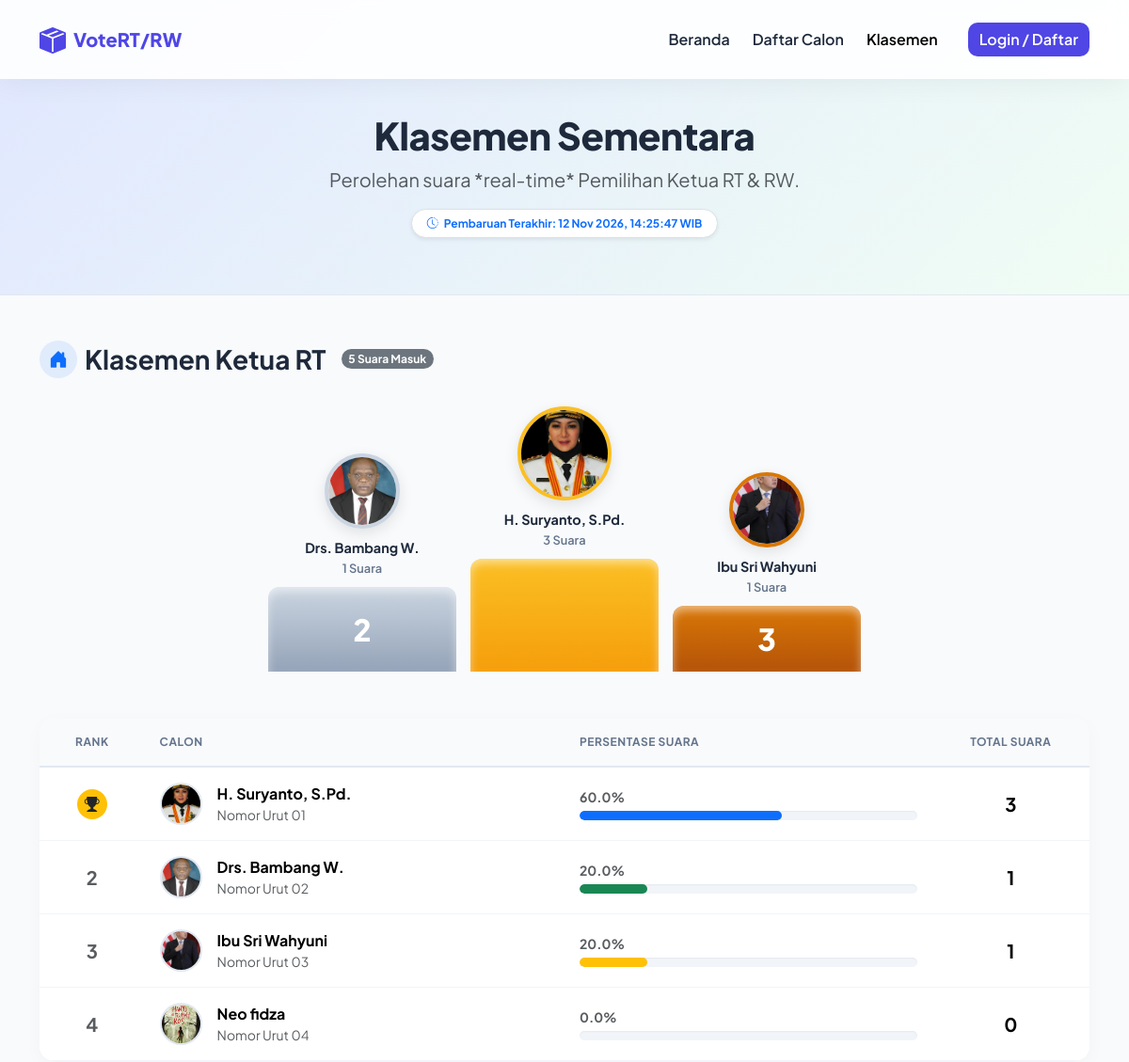
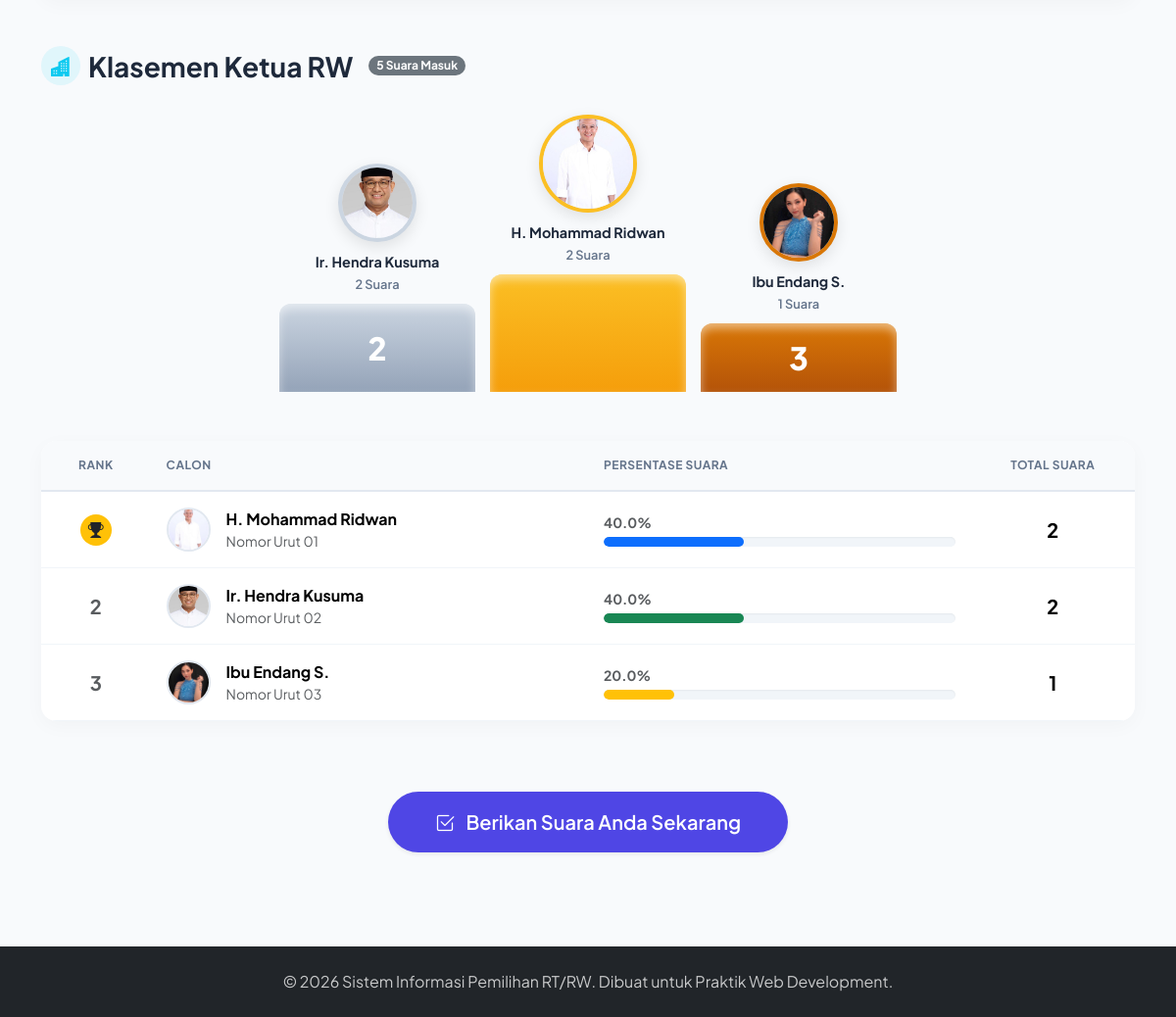
The app's page /vote_suara/pages/klasemen.php with its own data (2 pictures, top to bottom).
### tables this page shows
CREATE TABLE `calon` (
  `id` int(11) NOT NULL,
  `nomor_urut` varchar(10) NOT NULL,
  `nama` varchar(100) NOT NULL,
  `jabatan` enum('Ketua RT','Ketua RW') NOT NULL,
  `foto` varchar(255) DEFAULT NULL,
  `alamat` varchar(150) DEFAULT NULL,
  `visi` text DEFAULT NULL,
  `misi` text DEFAULT NULL,
  `program_kerja` text DEFAULT NULL,
  `deskripsi` text DEFAULT NULL,
  `created_at` datetime NOT NULL DEFAULT current_timestamp()
);

### vote_suara/pages/klasemen.php (the view, shortened to what the rows shown need)
<?php
require_once __DIR__ . '/../config/koneksi.php';
function getKlasemen($pdo, $jabatan) {
    $sql = "SELECT c.id, c.nomor_urut, c.nama, c.foto, COUNT(v.id) AS total_suara
            FROM calon c
            LEFT JOIN voting v ON c.id = v.calon_id
            WHERE c.jabatan = ?
            GROUP BY c.id, c.nomor_urut, c.nama, c.foto
            ORDER BY total_suara DESC, c.nomor_urut ASC";
    $stmt = $pdo->prepare($sql);
    $stmt->execute([$jabatan]);
    return $stmt->fetchAll();
}
$klasemen_rt = getKlasemen($pdo, 'Ketua RT');
$klasemen_rw = getKlasemen($pdo, 'Ketua RW');
$total_suara_rt = array_sum(array_column($klasemen_rt, 'total_suara'));
$total_suara_rw = array_sum(array_column($klasemen_rw, 'total_suara'));
function getProgressColor($index) {
    $colors = ['bg-primary', 'bg-success', 'bg-warning', 'bg-info', 'bg-secondary'];
    return $colors[$index % count($colors)];
}
?>
<!DOCTYPE html>
<html lang="id">
<head>
    <link href="https://cdn.jsdelivr.net/npm/bootstrap@5.3.3/dist/css/bootstrap.min.css" rel="stylesheet">
    <link rel="stylesheet" href="https://cdn.jsdelivr.net/npm/bootstrap-icons@1.11.3/font/bootstrap-icons.min.css">
</head>
<body>
    <header class="page-header">
        <div class="container">
            <h1 class="page-title">Klasemen Sementara</h1>
        </div>
    </header>
    <section class="py-5">
        <div class="container">
            <div class="mb-5">
                <?php if (empty($klasemen_rt)): ?>
                    <div class="alert alert-info">Belum ada data calon Ketua RT.</div>
                <?php else: ?>
                    <?php if (count($klasemen_rt) >= 3): ?>
                        <div class="podium-container">
                            <div class="podium-item podium-2 order-1">
                                <?php $c2 = $klasemen_rt[1]; ?>
                                <img src="<?= BASE_URL ?>/uploads/<?= e($c2['foto']) ?>" onerror="this.src='https://ui-avatars.com/api/?name=<?= urlencode($c2['nama']) ?>&background=e2e8f0&color=64748b'" class="podium-foto" alt="<?= e($c2['nama']) ?>">
                                <div class="podium-nama"><?= e($c2['nama']) ?></div>
                                <div class="podium-suara"><?= $c2['total_suara'] ?> Suara</div>
                                <div class="podium-box">2</div>
                            </div>
                            <div class="podium-item podium-1 order-2">
                                <?php $c1 = $klasemen_rt[0]; ?>
                                <img src="<?= BASE_URL ?>/uploads/<?= e($c1['foto']) ?>" onerror="this.src='https://ui-avatars.com/api/?name=<?= urlencode($c1['nama']) ?>&background=fbbf24&color=fff'" class="podium-foto" alt="<?= e($c1['nama']) ?>">
                                <div class="podium-nama"><?= e($c1['nama']) ?></div>
                                <div class="podium-suara"><?= $c1['total_suara'] ?> Suara</div>
                                <div class="podium-box"><i class="bi bi-crown"></i></div>
                            </div>
                            <div class="podium-item podium-3 order-3">
                                <?php $c3 = $klasemen_rt[2]; ?>
                                <img src="<?= BASE_URL ?>/uploads/<?= e($c3['foto']) ?>" onerror="this.src='https://ui-avatars.com/api/?name=<?= urlencode($c3['nama']) ?>&background=e2e8f0&color=64748b'" class="podium-foto" alt="<?= e($c3['nama']) ?>">
                                <div class="podium-nama"><?= e($c3['nama']) ?></div>
                                <div class="podium-suara"><?= $c3['total_suara'] ?> Suara</div>
                                <div class="podium-box">3</div>
                            </div>
                        </div>
                    <?php endif; ?>
                    <div class="table-responsive table-custom">
                        <table class="table mb-0">
                            <thead>
                                <tr>
                                    <th width="10%" class="text-center">Rank</th>
                                    <th width="40%">Calon</th>
                                    <th width="35%">Persentase Suara</th>
                                    <th width="15%" class="text-center">Total Suara</th>
                                </tr>
                            </thead>
                            <tbody>
                                <?php foreach ($klasemen_rt as $index => $row):
                                    $persen = $total_suara_rt > 0 ? ($row['total_suara'] / $total_suara_rt) * 100 : 0;
                                    $color = getProgressColor($index);
                                ?>
                                <tr>
                                    <td class="text-center">
                                        <?php if ($index == 0): ?>
                                            <span class="badge bg-warning text-dark fs-6 rounded-circle p-2"><i class="bi bi-trophy-fill"></i></span>
                                        <?php else: ?>
                                            <span class="fw-bold text-muted fs-5"><?= $index + 1 ?></span>
                                        <?php endif; ?>
                                    </td>
                                    <td>
                                        <div class="d-flex align-items-center gap-3">
                                            <img src="<?= BASE_URL ?>/uploads/<?= e($row['foto']) ?>" onerror="this.src='https://ui-avatars.com/api/?name=<?= urlencode($row['nama']) ?>'" class="avatar-klasemen" alt="Foto">
                                            <div>
                                                <div class="fw-bold"><?= e($row['nama']) ?></div>
                                                <div class="text-muted small">Nomor Urut <?= e($row['nomor_urut']) ?></div>
                                            </div>
                                        </div>
                                    </td>
                                    <td>
                                        <div class="d-flex justify-content-between mb-1">
                                            <span class="small fw-bold text-muted"><?= number_format($persen, 1) ?>%</span>
                                        </div>
                                        <div class="progress progress-custom">
                                            <div class="progress-bar progress-bar-custom <?= $color ?>" role="progressbar" style="width: <?= $persen ?>%"></div>
                                        </div>
                                    </td>
                                    <td class="text-center fw-bold fs-5"><?= number_format($row['total_suara']) ?></td>
                                </tr>
                                <?php endforeach; ?>
                            </tbody>
                        </table>
                    </div>
                <?php endif; ?>
            </div>
            <div class="mt-5">
                <?php if (empty($klasemen_rw)): ?>
                    <div class="alert alert-info">Belum ada data calon Ketua RW.</div>
                <?php else: ?>
                    <?php if (count($klasemen_rw) >= 3): ?>
                        <div class="podium-container">
                            <?php $r2 = $klasemen_rw[1]; $r1 = $klasemen_rw[0]; $r3 = $klasemen_rw[2]; ?>
                            <div class="podium-item podium-2 order-1">
                                <img src="<?= BASE_URL ?>/uploads/<?= e($r2['foto']) ?>" onerror="this.src='https://ui-avatars.com/api/?name=<?= urlencode($r2['nama']) ?>&background=e2e8f0&color=64748b'" class="podium-foto">
                                <div class="podium-nama"><?= e($r2['nama']) ?></div>
                                <div class="podium-suara"><?= $r2['total_suara'] ?> Suara</div>
                                <div class="podium-box">2</div>
                            </div>
                            <div class="podium-item podium-1 order-2">
                                <img src="<?= BASE_URL ?>/uploads/<?= e($r1['foto']) ?>" onerror="this.src='https://ui-avatars.com/api/?name=<?= urlencode($r1['nama']) ?>&background=fbbf24&color=fff'" class="podium-foto">
                                <div class="podium-nama"><?= e($r1['nama']) ?></div>
                                <div class="podium-suara"><?= $r1['total_suara'] ?> Suara</div>
                                <div class="podium-box"><i class="bi bi-crown"></i></div>
                            </div>
                            <div class="podium-item podium-3 order-3">
                                <img src="<?= BASE_URL ?>/uploads/<?= e($r3['foto']) ?>" onerror="this.src='https://ui-avatars.com/api/?name=<?= urlencode($r3['nama']) ?>&background=e2e8f0&color=64748b'" class="podium-foto">
                                <div class="podium-nama"><?= e($r3['nama']) ?></div>
                                <div class="podium-suara"><?= $r3['total_suara'] ?> Suara</div>
                                <div class="podium-box">3</div>
                            </div>
                        </div>
                    <?php endif; ?>
                    <div class="table-responsive table-custom">
                        <table class="table mb-0">
                            <thead>
                                <tr>
                                    <th width="10%" class="text-center">Rank</th>
                                    <th width="40%">Calon</th>
                                    <th width="35%">Persentase Suara</th>
                                    <th width="15%" class="text-center">Total Suara</th>
                                </tr>
                            </thead>
                            <tbody>
                                <?php foreach ($klasemen_rw as $index => $row):
                                    $persen = $total_suara_rw > 0 ? ($row['total_suara'] / $total_suara_rw) * 100 : 0;
                                    $color = getProgressColor($index);
                                ?>
                                <tr>
                                    <td class="text-center">
                                        <?php if ($index == 0): ?>
                                            <span class="badge bg-warning text-dark fs-6 rounded-circle p-2"><i class="bi bi-trophy-fill"></i></span>
                                        <?php else: ?>
                                            <span class="fw-bold text-muted fs-5"><?= $index + 1 ?></span>
                                        <?php endif; ?>
                                    </td>
                                    <td>
                                        <div class="d-flex align-items-center gap-3">
                                            <img src="<?= BASE_URL ?>/uploads/<?= e($row['foto']) ?>" onerror="this.src='https://ui-avatars.com/api/?name=<?= urlencode($row['nama']) ?>'" class="avatar-klasemen" alt="Foto">
                                            <div>
                                                <div class="fw-bold"><?= e($row['nama']) ?></div>
                                                <div class="text-muted small">Nomor Urut <?= e($row['nomor_urut']) ?></div>
                                            </div>
                                        </div>
                                    </td>
                                    <td>
                                        <div class="d-flex justify-content-between mb-1">
                                            <span class="small fw-bold text-muted"><?= number_format($persen, 1) ?>%</span>
                                        </div>
                                        <div class="progress progress-custom">
                                            <div class="progress-bar progress-bar-custom <?= $color ?>" role="progressbar" style="width: <?= $persen ?>%"></div>
                                        </div>
                                    </td>
                                    <td class="text-center fw-bold fs-5"><?= number_format($row['total_suara']) ?></td>
                                </tr>
                                <?php endforeach; ?>
                            </tbody>
                        </table>
                    </div>
                <?php endif; ?>
            </div>
        </div>
    </section>
</body>
</html>

### records on screen
calon: foto (picture), nama "Drs. Bambang W.", nomor_urut "02", persen "20.0", $persen 20 (drawn), total_suara "1"
calon: foto (picture), nama "H. Suryanto, S.Pd.", nomor_urut "01", persen "60.0", $persen 60 (drawn), total_suara "3"
calon: foto (picture), nama "Ibu Sri Wahyuni", nomor_urut "03", persen "20.0", $persen 20 (drawn), total_suara "1"
calon: foto (picture), nama "Neo fidza", nomor_urut "04", persen "0.0", total_suara "0"
calon: foto (picture), nama "Ir. Hendra Kusuma", nomor_urut "02", persen "40.0", $persen 40 (drawn), total_suara "2"
calon: foto (picture), nama "H. Mohammad Ridwan", nomor_urut "01", persen "40.0", $persen 40 (drawn), total_suara "2"
calon: foto (picture), nama "Ibu Endang S.", nomor_urut "03", persen "20.0", $persen 20 (drawn), total_suara "1"

### other values on screen
$total_suara_rt "5"
$c2['total_suara'] "1"
$c1['total_suara'] "3"
$c3['total_suara'] "1"
$total_suara_rw "5"
$r2['total_suara'] "2"
$r1['total_suara'] "2"
$r3['total_suara'] "1"
